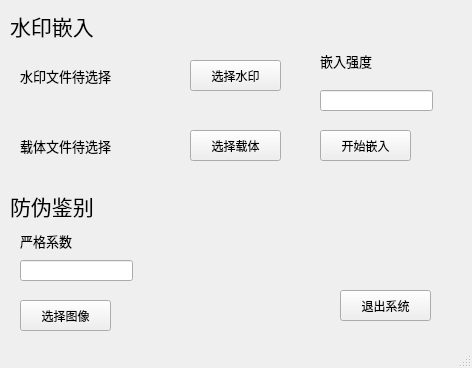
<?xml version="1.0" encoding="UTF-8"?>
<ui version="4.0">
 <class>form</class>
 <widget class="QMainWindow" name="form">
  <property name="geometry">
   <rect>
    <x>0</x>
    <y>0</y>
    <width>472</width>
    <height>368</height>
   </rect>
  </property>
  <property name="windowTitle">
   <string>Anti-Fake System on the Basis of QRcode  --Kevin</string>
  </property>
  <widget class="QWidget" name="centralwidget">
   <widget class="QLabel" name="label">
    <property name="geometry">
     <rect>
      <x>10</x>
      <y>10</y>
      <width>121</width>
      <height>31</height>
     </rect>
    </property>
    <property name="font">
     <font>
      <family>新宋体</family>
      <pointsize>16</pointsize>
     </font>
    </property>
    <property name="text">
     <string>水印嵌入</string>
    </property>
   </widget>
   <widget class="QLabel" name="tipforwater">
    <property name="geometry">
     <rect>
      <x>20</x>
      <y>50</y>
      <width>141</width>
      <height>51</height>
     </rect>
    </property>
    <property name="font">
     <font>
      <family>新宋体</family>
      <pointsize>10</pointsize>
     </font>
    </property>
    <property name="text">
     <string>水印文件待选择</string>
    </property>
   </widget>
   <widget class="QLabel" name="tipforcariier">
    <property name="geometry">
     <rect>
      <x>20</x>
      <y>120</y>
      <width>151</width>
      <height>51</height>
     </rect>
    </property>
    <property name="font">
     <font>
      <family>新宋体</family>
      <pointsize>10</pointsize>
     </font>
    </property>
    <property name="text">
     <string>载体文件待选择</string>
    </property>
   </widget>
   <widget class="QPushButton" name="choosewatermark">
    <property name="geometry">
     <rect>
      <x>190</x>
      <y>60</y>
      <width>91</width>
      <height>31</height>
     </rect>
    </property>
    <property name="text">
     <string>选择水印</string>
    </property>
   </widget>
   <widget class="QPushButton" name="choosecarrier">
    <property name="geometry">
     <rect>
      <x>190</x>
      <y>130</y>
      <width>91</width>
      <height>31</height>
     </rect>
    </property>
    <property name="text">
     <string>选择载体</string>
    </property>
   </widget>
   <widget class="QLabel" name="label_4">
    <property name="geometry">
     <rect>
      <x>10</x>
      <y>190</y>
      <width>121</width>
      <height>31</height>
     </rect>
    </property>
    <property name="font">
     <font>
      <family>新宋体</family>
      <pointsize>16</pointsize>
     </font>
    </property>
    <property name="text">
     <string>防伪鉴别</string>
    </property>
   </widget>
   <widget class="QPushButton" name="select">
    <property name="geometry">
     <rect>
      <x>20</x>
      <y>300</y>
      <width>91</width>
      <height>31</height>
     </rect>
    </property>
    <property name="text">
     <string>选择图像</string>
    </property>
   </widget>
   <widget class="QPushButton" name="impaction">
    <property name="geometry">
     <rect>
      <x>320</x>
      <y>130</y>
      <width>91</width>
      <height>31</height>
     </rect>
    </property>
    <property name="text">
     <string>开始嵌入</string>
    </property>
   </widget>
   <widget class="QLineEdit" name="paremeter">
    <property name="geometry">
     <rect>
      <x>20</x>
      <y>260</y>
      <width>113</width>
      <height>21</height>
     </rect>
    </property>
   </widget>
   <widget class="QLabel" name="label_5">
    <property name="geometry">
     <rect>
      <x>20</x>
      <y>230</y>
      <width>131</width>
      <height>21</height>
     </rect>
    </property>
    <property name="font">
     <font>
      <family>新宋体</family>
      <pointsize>10</pointsize>
     </font>
    </property>
    <property name="text">
     <string>严格系数</string>
    </property>
   </widget>
   <widget class="QPushButton" name="quit">
    <property name="geometry">
     <rect>
      <x>340</x>
      <y>290</y>
      <width>91</width>
      <height>31</height>
     </rect>
    </property>
    <property name="text">
     <string>退出系统</string>
    </property>
   </widget>
   <widget class="QLineEdit" name="strength">
    <property name="geometry">
     <rect>
      <x>320</x>
      <y>90</y>
      <width>113</width>
      <height>21</height>
     </rect>
    </property>
   </widget>
   <widget class="QLabel" name="label_6">
    <property name="geometry">
     <rect>
      <x>320</x>
      <y>50</y>
      <width>131</width>
      <height>21</height>
     </rect>
    </property>
    <property name="font">
     <font>
      <family>新宋体</family>
      <pointsize>10</pointsize>
     </font>
    </property>
    <property name="text">
     <string>嵌入强度</string>
    </property>
   </widget>
  </widget>
  <widget class="QStatusBar" name="statusbar"/>
 </widget>
 <resources/>
 <connections/>
</ui>
